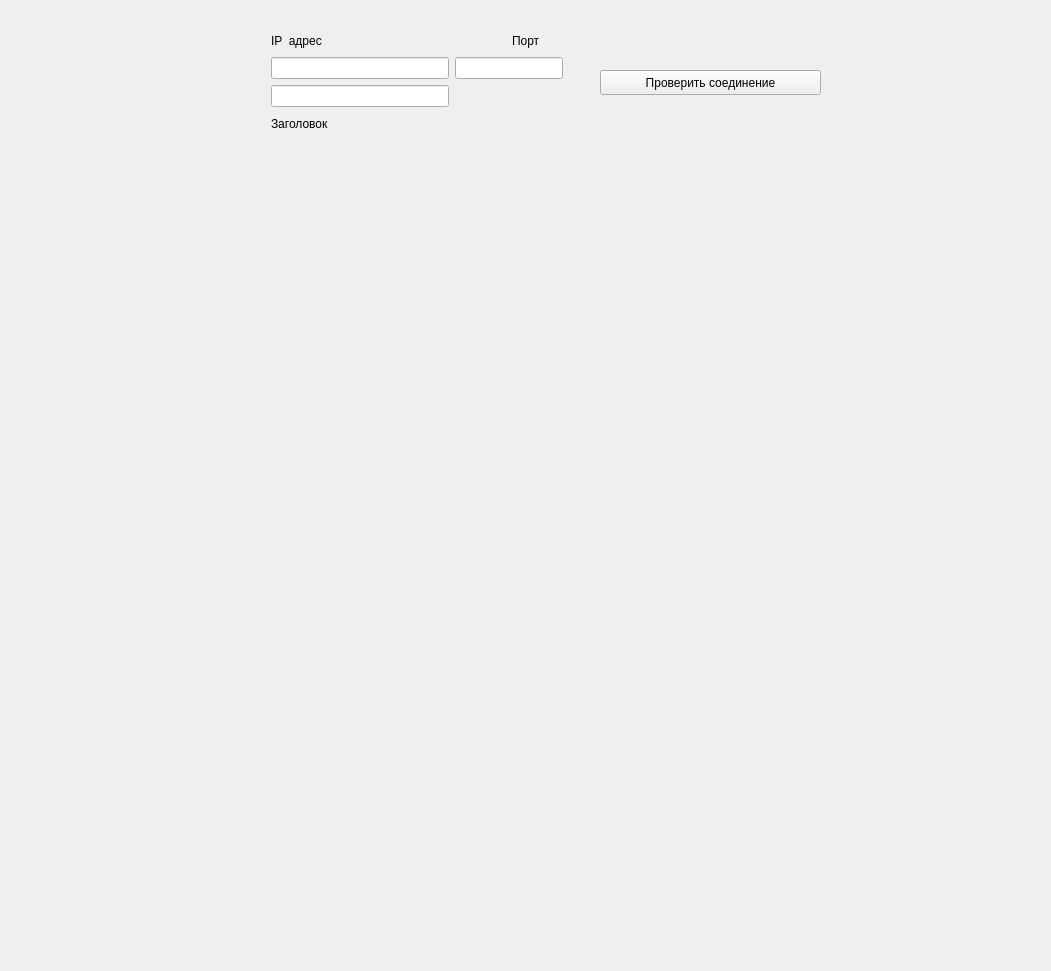
<?xml version="1.0" encoding="UTF-8"?>
<ui version="4.0">
 <class>AccessibilityForm</class>
 <widget class="QWidget" name="AccessibilityForm">
  <property name="geometry">
   <rect>
    <x>0</x>
    <y>0</y>
    <width>1051</width>
    <height>971</height>
   </rect>
  </property>
  <property name="windowTitle">
   <string>Form</string>
  </property>
  <property name="autoFillBackground">
   <bool>true</bool>
  </property>
  <widget class="QPushButton" name="CEchoButton">
   <property name="geometry">
    <rect>
     <x>600</x>
     <y>70</y>
     <width>221</width>
     <height>25</height>
    </rect>
   </property>
   <property name="text">
    <string>Проверить соединение</string>
   </property>
  </widget>
  <widget class="QWidget" name="layoutWidget">
   <property name="geometry">
    <rect>
     <x>271</x>
     <y>30</y>
     <width>292</width>
     <height>104</height>
    </rect>
   </property>
   <layout class="QGridLayout" name="gridLayout">
    <item row="1" column="1" colspan="2">
     <widget class="QLineEdit" name="PortForm"/>
    </item>
    <item row="1" column="0">
     <widget class="QLineEdit" name="IPAddressForm"/>
    </item>
    <item row="0" column="0">
     <widget class="QLabel" name="IpAddressLabel">
      <property name="text">
       <string>IP  адрес</string>
      </property>
     </widget>
    </item>
    <item row="0" column="2">
     <widget class="QLabel" name="PortLabel">
      <property name="text">
       <string>Порт</string>
      </property>
     </widget>
    </item>
    <item row="2" column="0">
     <widget class="QLineEdit" name="AETitleForm"/>
    </item>
    <item row="3" column="0" colspan="2">
     <widget class="QLabel" name="AETitleLabel">
      <property name="text">
       <string>Заголовок</string>
      </property>
     </widget>
    </item>
   </layout>
  </widget>
 </widget>
 <resources/>
 <connections/>
</ui>
